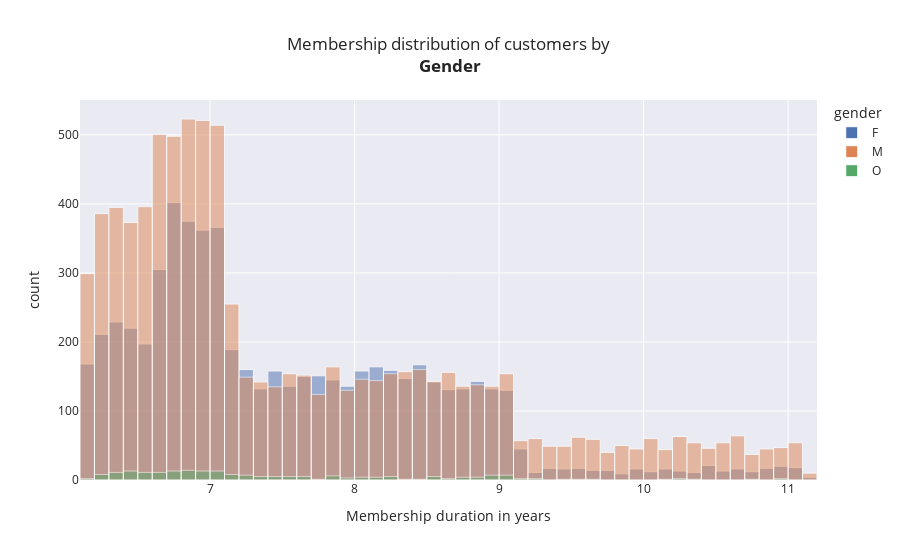

Notebook source saved alongside this figure:
### Code cell
px.histogram(cust,x='Membership duration in years',color='gender',
             nbins=50,barmode='overlay',
             template='seaborn',
             title='Membership distribution of customers by <br><b>Gender').update_traces(marker_line_width=1,marker_line_color="white")

### Figure 1 — Plotly figure (JSON) as saved in the notebook; plotly's stock layout.template omitted (floating-point values rounded to 4 significant figures; data arrays with more than 128 entries replaced by an {"elided": "..."} marker saying what was removed)
{"data": [{"alignmentgroup": "True", "bingroup": "x", "hovertemplate": "gender=F<br>Membership duration in years=%{x}<br>count=%{y}<extra></extra>", "legendgroup": "F", "marker": {"color": "rgb(76,114,176)", "line": {"color": "white", "width": 1}, "opacity": 0.5, "pattern": {"shape": ""}}, "name": "F", "nbinsx": 50, "offsetgroup": "F", "orientation": "v", "showlegend": true, "type": "histogram", "x": {"elided": "6129 float values"}, "xaxis": "x", "yaxis": "y"}, {"alignmentgroup": "True", "bingroup": "x", "hovertemplate": "gender=M<br>Membership duration in years=%{x}<br>count=%{y}<extra></extra>", "legendgroup": "M", "marker": {"color": "rgb(221,132,82)", "line": {"color": "white", "width": 1}, "opacity": 0.5, "pattern": {"shape": ""}}, "name": "M", "nbinsx": 50, "offsetgroup": "M", "orientation": "v", "showlegend": true, "type": "histogram", "x": {"elided": "8484 float values"}, "xaxis": "x", "yaxis": "y"}, {"alignmentgroup": "True", "bingroup": "x", "hovertemplate": "gender=O<br>Membership duration in years=%{x}<br>count=%{y}<extra></extra>", "legendgroup": "O", "marker": {"color": "rgb(85,168,104)", "line": {"color": "white", "width": 1}, "opacity": 0.5, "pattern": {"shape": ""}}, "name": "O", "nbinsx": 50, "offsetgroup": "O", "orientation": "v", "showlegend": true, "type": "histogram", "x": {"elided": "212 float values"}, "xaxis": "x", "yaxis": "y"}], "layout": {"barmode": "overlay", "legend": {"title": {"text": "gender"}, "tracegroupgap": 0}, "title": {"text": "Membership distribution of customers by <br><b>Gender"}, "xaxis": {"anchor": "y", "domain": [0, 1], "title": {"text": "Membership duration in years"}}, "yaxis": {"anchor": "x", "domain": [0, 1], "title": {"text": "count"}}}}
